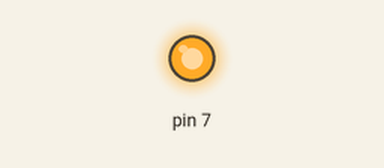
Recording of a sketch running on a simulated Arduino Uno, built with avr-gcc and run on an emulated ATmega328P. On the bench: output pins drawn as LEDs (lit = HIGH).

Above: at 2.0 s.
At 4.2 s:
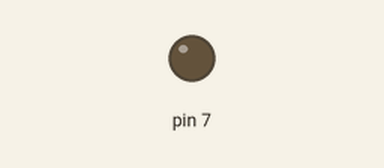
Timing chart, 0 to 5.9 s (numbered marks = the images above):
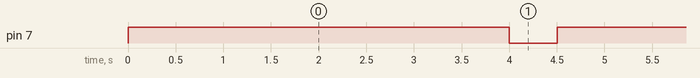

Measured:
- by itself, pin 7: alternates HIGH for 4.0 s and LOW for 0.50 s

The sketch:

code.ino
```cpp
int time = 0;

int low_time = 0;

void setup()
{
  pinMode(7, OUTPUT);
}

void loop()
{
  time = 4;
  digitalWrite(7, HIGH);
  delay(1000 * time); // Wait for 1000 * time millisecond(s)
  time += 500;
  digitalWrite(7, LOW);
  delay(time); // Wait for time millisecond(s)
}
```
